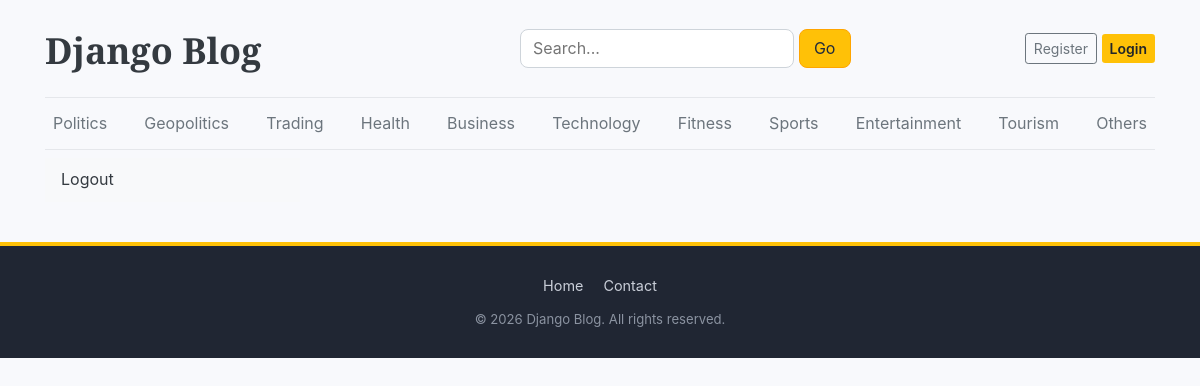
/dashboard/categories/, run on the app's committed database.
### blogs/models.py (models this page shows)
class Category(models.Model):
    category_name=models.CharField(max_length=50,unique=True)
    created_at=models.DateField(auto_now_add=True)
    updated_at=models.DateField(auto_now=True)
    class Meta:
        verbose_name_plural='categories'
    def __str__(self):
        return self.category_name

### dashboard/views.py (the view)
# urls.py: path('categories/',views.categories,name='categories'),
def categories(request):
    return render(request,'dashboards/categories.html')

### blogs/context_processors.py (called while the page is built)
def categories_dict(request):
    categories=Category.objects.all()
    return dict(categories=categories)

def search_item(request):
    keyword=request.GET.get('keyword','')
    if keyword:
        blog=Blog.objects.filter(
        Q(title__icontains=keyword) |
        Q(short_description__icontains=keyword)|
        Q(blog_body__icontains=keyword )|
        Q(created_at__icontains=keyword )|
        Q(updated_at__icontains=keyword ),
        status='Published')
    else:
        blog = Blog.objects.filter(status='Published')
    return dict(search_blog=blog,keyword=keyword)

### templates/dashboards/categories.html (shortened to what this page needs)
{% extends 'base.html'%}
{%block content%}
<div class="row">
  {% include 'dashboards/sidebar.html'%}
  <div class="col-md-9">
  </div>
</div>
{%endblock%}

### templates/base.html (shortened to what this page needs)
{% load static %}
<!doctype html>
<html lang="en">
  <head>
    <link
      href="https://getbootstrap.com/docs/4.0/dist/css/bootstrap.min.css"
      rel="stylesheet"
    />
    <link
      rel="stylesheet"
      href="https://cdnjs.cloudflare.com/ajax/libs/font-awesome/6.5.1/css/all.min.css"
    />
    <link href="{% static 'css/blog_home.css' %}" rel="stylesheet" />
  </head>
  <body>
    <div class="container">
      <header class="blog-header py-3">
        <div class="row d-flex justify-content-between align-items-center">
          <div class="col-5 pt-1">
            <a class="blog-header-logo text-dark mb-2" href="/">
              Django Blog
            </a>
          </div>
          <div
            class="col-md-4 d-flex md-justify-content-center md-align-items-center"
          >
            <form action="{% url 'search' %}" method="get" class="search-form">
              <input
                type="text"
                name="keyword"
                placeholder="Search..."
                value="{{keyword}}"
                class="search-input"
              />
              <button type="submit" class="search-btn bg-warning">Go</button>
            </form>
          </div>
          {%if not user.is_authenticated%}
          <div
            class="col-md-3 d-flex md-d-flex md-justify-content-end justify-content-end align-items-center"
          >
            <a
              class="btn btn-sm btn-outline-secondary"
              href="{%url 'register' %}"
            >
              Register
            </a>
            <a class="btn btn-sm btn-warning" href="{%url 'login' %}">
              Login
            </a>
          </div>
          {%endif%}
        </div>
      </header>
      <div class="nav-scroller py-1 mb-2">
        <nav class="nav d-flex justify-content-between">
          {% for category in categories %}
          <a class="p-2 text-muted" href="{% url 'category' category.id %}">
            {{ category }}
          </a>
          {% endfor %}
        </nav>
      </div>
      {% block content %} {% endblock %}
    </div>
    <footer class="blog-footer">
      <div class="container footer-inner">
        <nav class="footer-links">
          <a href="{% url 'home' %}">Home</a>
          <a href="https://www.linkedin.com/in/ranjit-kumar-a-3a7785335/" target="_blank">Contact</a>
        </nav>
        <p class="footer-copy">&copy; 2026 Django Blog. All rights reserved.</p>
      </div>
    </footer>
  </body>
</html>

### static/css/blog_home.css (style rules this page uses)
:root { --color-bg: #f8f9fc; --color-text: #202b3c; --color-heading: #172337; --color-muted: #64748b; --color-meta: #727272; --color-border: #e5e7eb; --color-border-dark: #273449; --color-accent: #2563eb; --color-surface: #fff; --color-search: orange; --font-heading: "Playfair Display", Georgia, "Times New Roman", serif; --font-ui: Verdana, Geneva, Tahoma, sans-serif; --radius-sm: 0.5rem; --radius-md: 10px; --radius-lg: 12px; }
a { text-decoration: none; transition: color 0.2s ease; }
body { background-color: var(--color-bg); color: var(--color-text); line-height: 1.7; }
.container { max-width: 1140px; }
.blog-header { border-bottom: 1px solid var(--color-border); padding-bottom: 1rem; }
.blog-header a.blog-header-logo { font-family: var(--font-heading); font-size: 2.25rem; font-weight: 900; color: var(--color-heading); }
.nav-scroller { border-bottom: 1px solid var(--color-border); }
.nav a { transition: color 0.2s ease; }
.search-input { border: 1px solid #ced4da; border-radius: var(--radius-sm); padding: 0.3rem 0.75rem; outline: none; }
.search-btn { border: 1px solid var(--color-search); border-radius: var(--radius-sm); padding: 0.3rem 0.9rem; background: transparent; color: var(--color-text); transition: background-color 0.2s ease, color 0.2s ease; }
.btn-warning { border: none; font-weight: 600; }
.blog-footer { padding: 2rem 0; margin-top: 40px; color: var(--color-border); text-align: center; background-color: var(--color-heading); border-top: 1px solid var(--color-border-dark); }
.blog-footer p:last-child { margin-bottom: 0; }
.blog-footer a { color: #fff; }

### templates/base.html (style rules this page uses)
.blog-footer { background: #202633; color: #c9ced8; padding: 28px 0; margin-top: 40px; border-top: 4px solid #ffc107; }
.footer-inner { display: flex; flex-direction: column; align-items: center; gap: 10px; text-align: center; }
.footer-links { display: flex; gap: 20px; }
.footer-links a { color: #c9ced8; text-decoration: none; font-size: 0.9rem; transition: color 0.2s; }
.footer-copy { margin: 0; font-size: 0.82rem; color: #8b93a1; }

### data on the page
Category: category_name "Politics"
Category: category_name "Geopolitics"
Category: category_name "Trading"
Category: category_name "Health"
Category: category_name "Business"
Category: category_name "Technology"
Category: category_name "Fitness"
Category: category_name "Sports"
Category: category_name "Entertainment"
Category: category_name "Tourism"
Category: category_name "Others"
